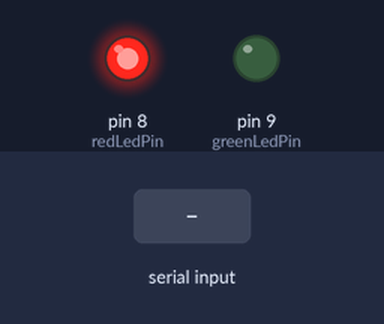
Bench run of a sketch on a simulated Arduino Uno, built with avr-gcc and run on an emulated ATmega328P. On the bench: output pins drawn as LEDs (lit = HIGH). The test bench sets the inputs (shaded band).

Above: at 1.2 s.
1.3 s: "AUTHORIZED\n" received over Serial
At 2.5 s:
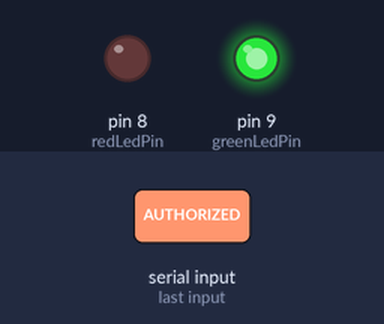
2.8 s: "UNAUTHORIZED\n" received over Serial
At 3.9 s:
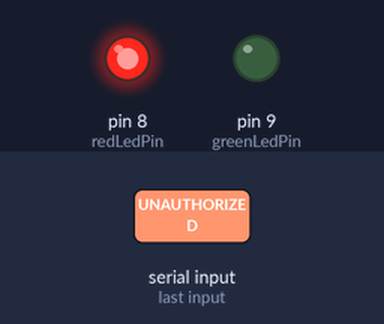
Timing chart, 0 to 5.8 s (numbered marks = the images above; inputs shaded):
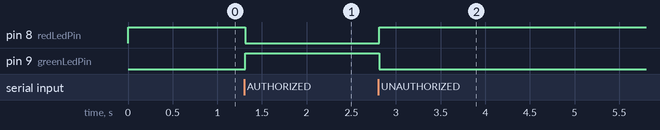

The sketch:

basic_access_control.ino
```cpp
// File: basic_access_control.ino

// กำหนดขาที่ต่อกับ LED
const int redLedPin = 8;    // LED สีแดง (Unauthorized)
const int greenLedPin = 9;  // LED สีเขียว (Authorized)

void setup() {
  // เริ่มการสื่อสาร Serial ที่ Baud Rate 9600
  Serial.begin(9600);

  // ตั้งค่า Pin ของ LED เป็น OUTPUT
  pinMode(redLedPin, OUTPUT);
  pinMode(greenLedPin, OUTPUT);

  // เริ่มต้นด้วยสถานะ Unauthorized (ไฟแดงติด)
  digitalWrite(redLedPin, HIGH);
  digitalWrite(greenLedPin, LOW);
}

void loop() {
  // ตรวจสอบว่ามีข้อมูลส่งมาจาก Python หรือไม่
  if (Serial.available() > 0) {
    // อ่านข้อมูลเข้ามาทีละบรรทัด
    String command = Serial.readStringUntil('\n');
    command.trim(); // ตัดช่องว่างและอักขระขึ้นบรรทัดใหม่ออก

    if (command == "AUTHORIZED") {
      // ถ้าได้รับคำสั่ง "AUTHORIZED"
      // เปิดไฟเขียว, ปิดไฟแดง
      digitalWrite(greenLedPin, HIGH);
      digitalWrite(redLedPin, LOW);
    } else if (command == "UNAUTHORIZED") {
      // ถ้าได้รับคำสั่ง "UNAUTHORIZED" (หรือคำสั่งอื่น)
      // ปิดไฟเขียว, เปิดไฟแดง
      digitalWrite(greenLedPin, LOW);
      digitalWrite(redLedPin, HIGH);
    }
  }
}
```

Measured:
- after the input at 1.3 s, pin 8 (redLedPin): HIGH → LOW at once; pin 9 (greenLedPin): LOW → HIGH at once
- after the input at 2.8 s, pin 8 (redLedPin): LOW → HIGH at once; pin 9 (greenLedPin): HIGH → LOW at once
